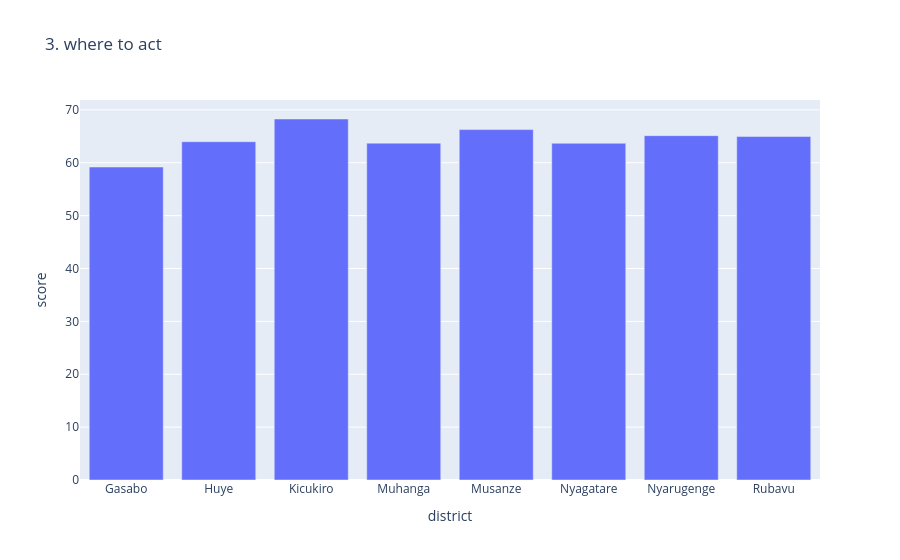

Notebook source saved alongside this figure:
### Code cell
district_avg = df.groupby("district", as_index=False) ["score"].mean()

fig3 = px.bar(
  district_avg,
  x="district",
  y="score",
  title = " 3. where to act"
)

fig3.show()

### Figure 1 — Plotly figure (JSON) as saved in the notebook; plotly's stock layout.template omitted (floating-point values rounded to 4 significant figures)
{"data": [{"hovertemplate": "district=%{x}<br>score=%{y}<extra></extra>", "legendgroup": "", "marker": {"color": "#636efa", "pattern": {"shape": ""}}, "name": "", "orientation": "v", "showlegend": false, "textposition": "auto", "type": "bar", "x": ["Gasabo", "Huye", "Kicukiro", "Muhanga", "Musanze", "Nyagatare", "Nyarugenge", "Rubavu"], "xaxis": "x", "y": [59.19, 63.98, 68.28, 63.72, 66.27, 63.68, 65.13, 64.96], "yaxis": "y"}], "layout": {"barmode": "relative", "legend": {"tracegroupgap": 0}, "title": {"text": " 3. where to act"}, "xaxis": {"anchor": "y", "domain": [0, 1], "title": {"text": "district"}}, "yaxis": {"anchor": "x", "domain": [0, 1], "title": {"text": "score"}}}}
